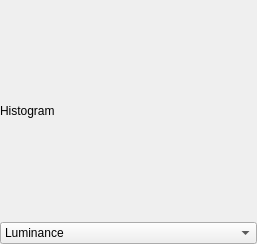
<?xml version="1.0" encoding="UTF-8"?>
<ui version="4.0">
 <class>HistogramWindow</class>
 <widget class="QWidget" name="HistogramWindow">
  <property name="geometry">
   <rect>
    <x>0</x>
    <y>0</y>
    <width>257</width>
    <height>244</height>
   </rect>
  </property>
  <property name="minimumSize">
   <size>
    <width>257</width>
    <height>244</height>
   </size>
  </property>
  <property name="maximumSize">
   <size>
    <width>257</width>
    <height>244</height>
   </size>
  </property>
  <property name="windowTitle">
   <string>Form</string>
  </property>
  <layout class="QGridLayout" name="gridLayout">
   <property name="margin">
    <number>0</number>
   </property>
   <property name="spacing">
    <number>0</number>
   </property>
   <item row="0" column="0">
    <widget class="QLabel" name="label">
     <property name="text">
      <string>Histogram</string>
     </property>
    </widget>
   </item>
   <item row="1" column="0">
    <widget class="QComboBox" name="modeBox">
     <item>
      <property name="text">
       <string>Luminance</string>
      </property>
     </item>
     <item>
      <property name="text">
       <string>Red</string>
      </property>
     </item>
     <item>
      <property name="text">
       <string>Green</string>
      </property>
     </item>
     <item>
      <property name="text">
       <string>Blue</string>
      </property>
     </item>
    </widget>
   </item>
  </layout>
 </widget>
 <resources/>
 <connections/>
</ui>
